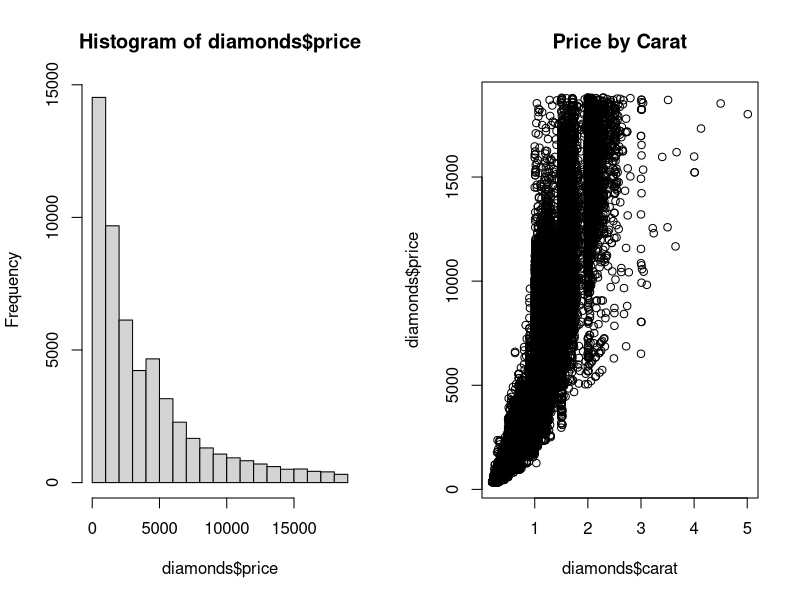
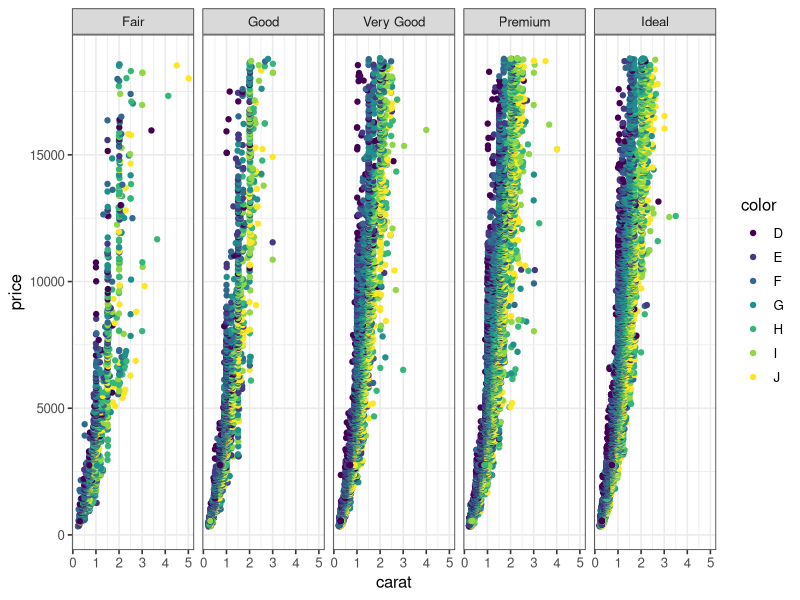

Reproduce these figures in R, in order.
## ---- chunk 1
knitr::opts_chunk$set(echo = FALSE, message = FALSE)

# Load packages
library(knitr)
library(tidyverse)
## ---- chunk 2
par(mfrow = c(1,2))
hist(diamonds$price)
plot(x = diamonds$carat, y = diamonds$price, main = "Price by Carat")
## ---- chunk 3
data(diamonds)
ggplot(diamonds) +
  geom_point(aes(x = carat, y = price, color = color)) +
  facet_wrap(~cut, nrow = 1) +
  theme_bw(base_size = 12)
